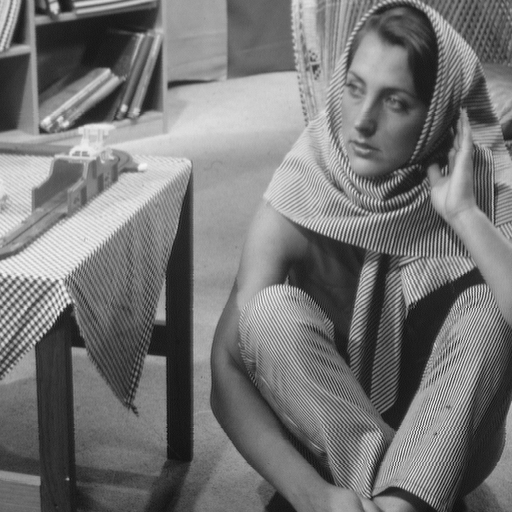
%> input picture assigment1/assignment1_GrayTrans/2/data/barbara.png, 512 x 512 px
$ octave myMainScript.m   (GNU Octave 9; MATLAB toolbox functions it lacks are replaced by stand-ins)
%> lines starting %> are read from the running program, lines starting %| are printed output that depends on the picture
%% Assignment-2 Roll no: 163059009,16305R00_,16305R00_
%%
fileBarbara='../data/barbara.png';
fileTem='../data/TEM.png';
fileCanyon='../data/canyon.png';
imgBarbara=imread(fileBarbara);
%> imgBarbara is the input picture: size 512x512 uint8; min 12, max 246, mean 117.4
imgTem=imread(fileTem);
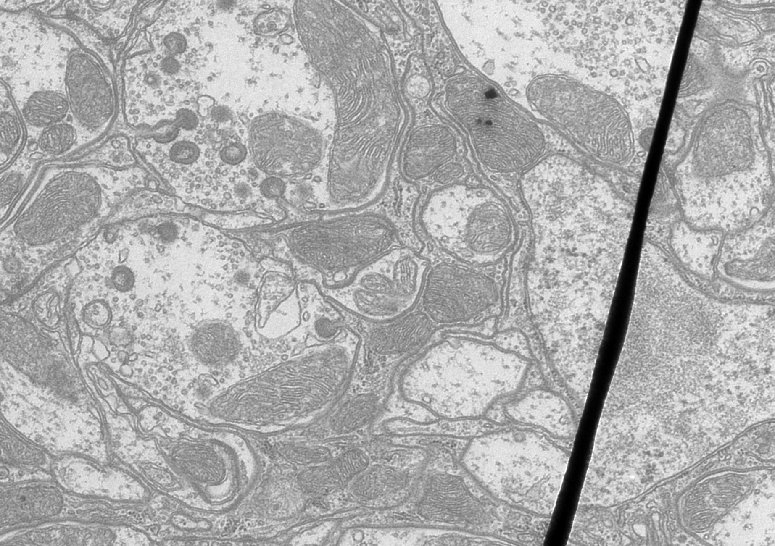
%> input picture assigment1/assignment1_GrayTrans/2/data/TEM.png, 775 x 546 px
%> imgTem is the input picture: size 546x775 uint8; min 0, max 255, mean 173
imgCanyon=imread(fileCanyon);
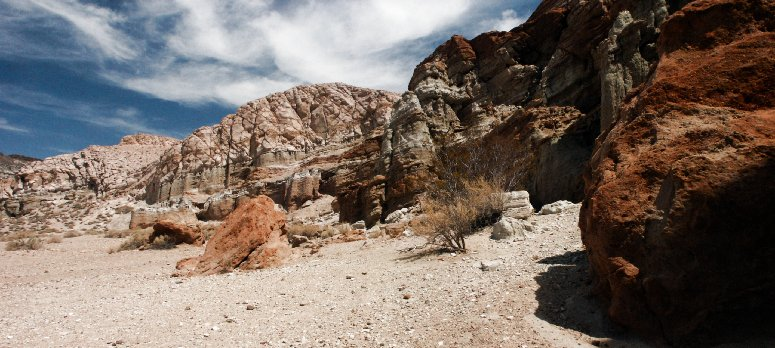
%> input picture assigment1/assignment1_GrayTrans/2/data/canyon.png, 775 x 348 px
%> imgCanyon is the input picture: size 348x775x3 uint8; mean R, G, B 121.8, 109.4, 101.3
%% Linear Contrast
tic
img=imgBarbara;
figure('name','Original Image: Barbara');
cmGray=colormap(gray(256));
imshow(img,cmGray),daspect([1,1,1]);
title('\fontsize{10}{\color{red}Original Image: Barbara}');
o1 = get(gca, 'Position');
colorbar(),set(gca, 'Position', o1);

%> (the run ends here)
